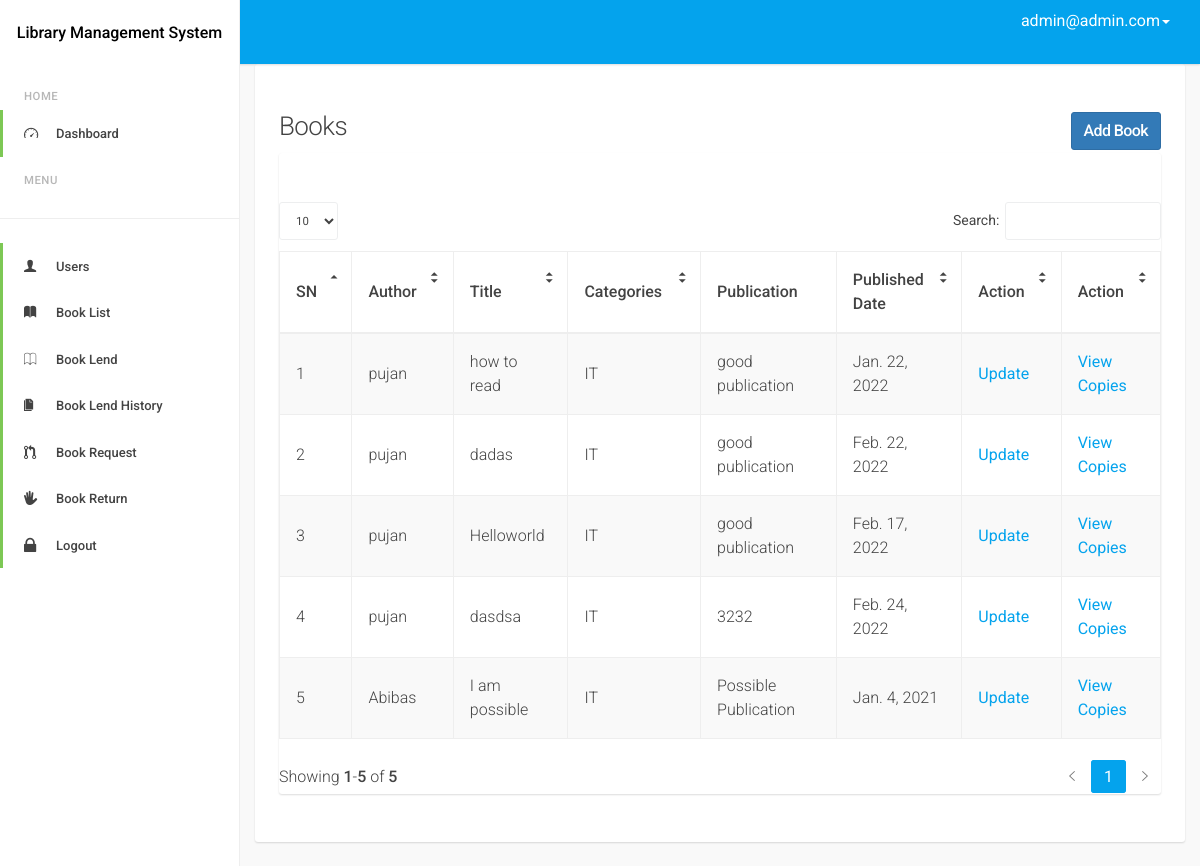
Page /admindash/book/list/ (signed in) on the earlier database version.
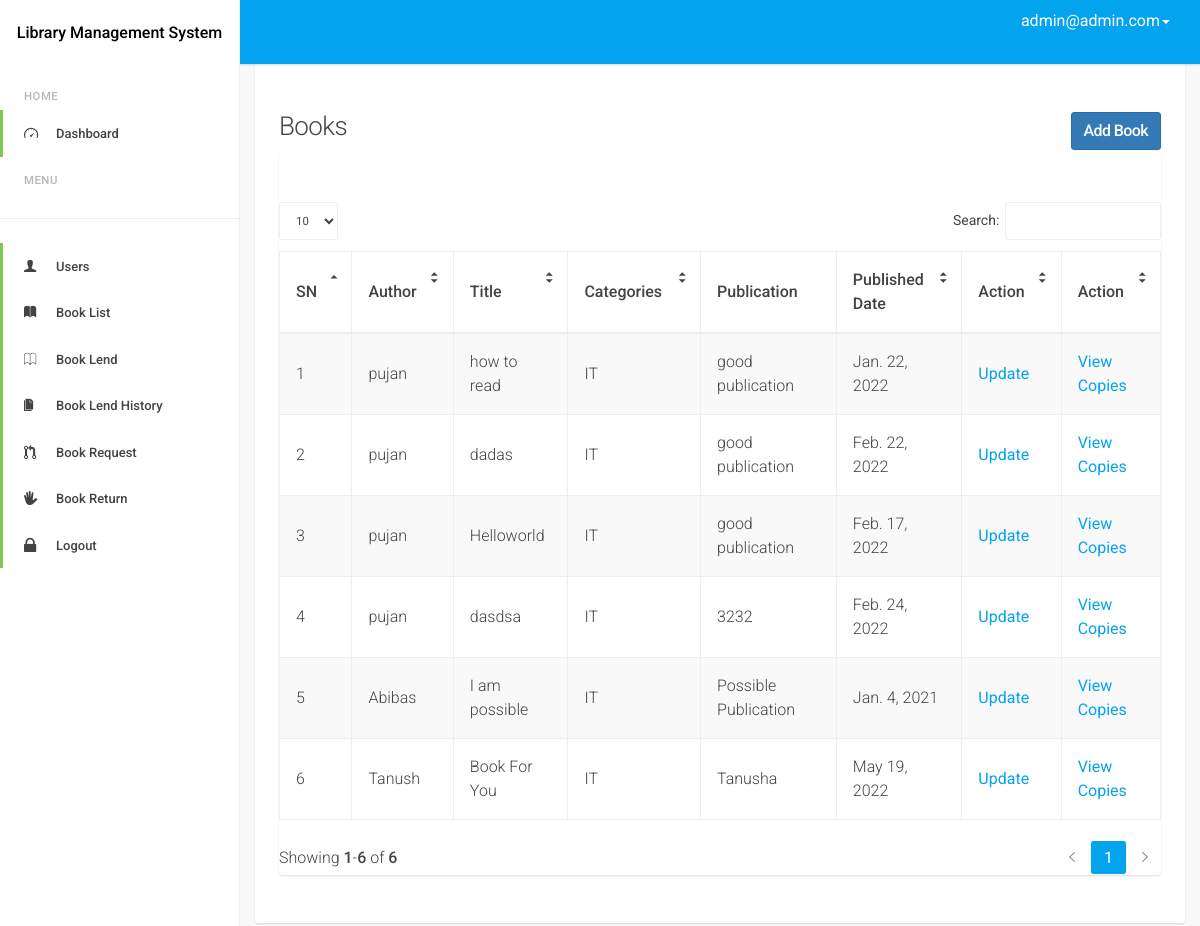
Same page on the later database version.
### books/models.py (models this page shows, shortened)
class Book(models.Model):
    author = models.CharField(max_length=100)
    title = models.CharField(max_length=500)
    category = models.ForeignKey(BookCategory, on_delete=models.PROTECT)
    publication_name = models.CharField(max_length=300, blank=True, null=True)
    publication_date = models.DateField()

class BookCategory(models.Model):
    name = models.CharField(max_length=100)
    desc = models.TextField(max_length=300)

### admin_dash/views.py (the view)
# urls.py: path('book/list/', views.BookListView.as_view(), name='book_list'),
@method_decorator(is_admin(), name='dispatch')
class BookListView(ListView):
    model = Book
    template_name = 'admin_dash/books_list_view.html'
    context_object_name = 'books'

### accounts/models.py (called while the page is built)
    def __str__(self):
        return self.email

### decorator.py (called while the page is built)
def is_admin():
    def decorator(view_function):
        def wrap(request, *args, **kwargs):
            if request.user.is_authenticated:
                if request.user.is_admin:
                    return view_function(request, *args, **kwargs)
                else:
                    raise PermissionDenied
            else:
                return redirect('accounts:login')
        return wrap
    return decorator

### admin_dash/templates/admin_dash/books_list_view.html (shortened to what this page needs)
{% extends 'base.html' %}
{% load static %}
{% block body %}
    <div class="d-sm-flex align-items-center justify-content-between mb-4">
        <h1 class="h3 mb-0 text-gray-800">Books <a class="btn btn-primary"
                                             href="{% url 'admin_dash:book_create' %}" style="float: right">Add Book</a></h1>
    </div>
    <div class="row">
        <div class="col-lg-12">
            <div class="card mb-4">
                <div class="card-header py-3 d-flex flex-row align-items-center justify-content-between">
                </div>
                <div class="table-responsive p-3">
                    <table class="table table-bordered table-striped table-vcenter js-dataTable-full">
                        <thead class="thead-light">
                        <tr>
                            <th>SN</th>
                            <th>Author</th>
                            <th>Title</th>
                            <th>Categories</th>
                            <th>Publication</th>
                            <th>Published Date</th>
                            <th>Action</th>
                            <th>Action</th>
                        </tr>
                        </thead>
                        <tbody>
                        {% for book in books %}
                            <tr>
                                <td>{{ forloop.counter }}</td>
                                <td>{{ book.author }}</td>
                                <td>{{ book.title }}</td>
                                <td>{{ book.category.name }}</td>
                                <td>{{ book.publication_name }}</td>
                                <td>{{ book.publication_date }}</td>
                                <td><a href="{% url 'admin_dash:book_update' book.pk %}">Update</a></td>
                                <td><a href="{% url 'admin_dash:book_copies_list' book.pk %}">View Copies</a></td>
                            </tr>
                        {% endfor %}
                        </tbody>
                    </table>
                </div>
            </div>
        </div>
    </div>
{% endblock %}

Differences in the rows shown:
added Book: author "Tanush", title "Book For You", category.name "IT", publication_name "Tanusha", publication_date "May 19, 2022"
Other differences:
text written by a page script: "Search: Showing 1 - 5 of 5 1" → "Search: Showing 1 - 6 of 6 1"
